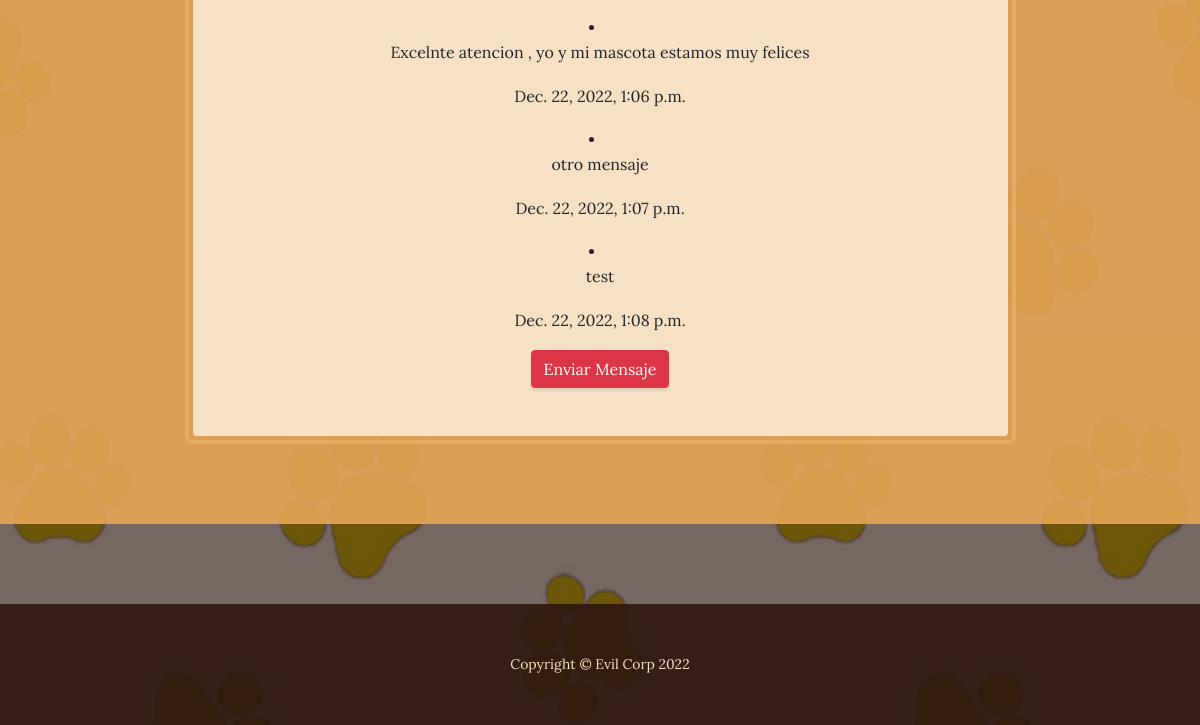
Before: /contacto/mensajes/list (lower part) with the older database file.
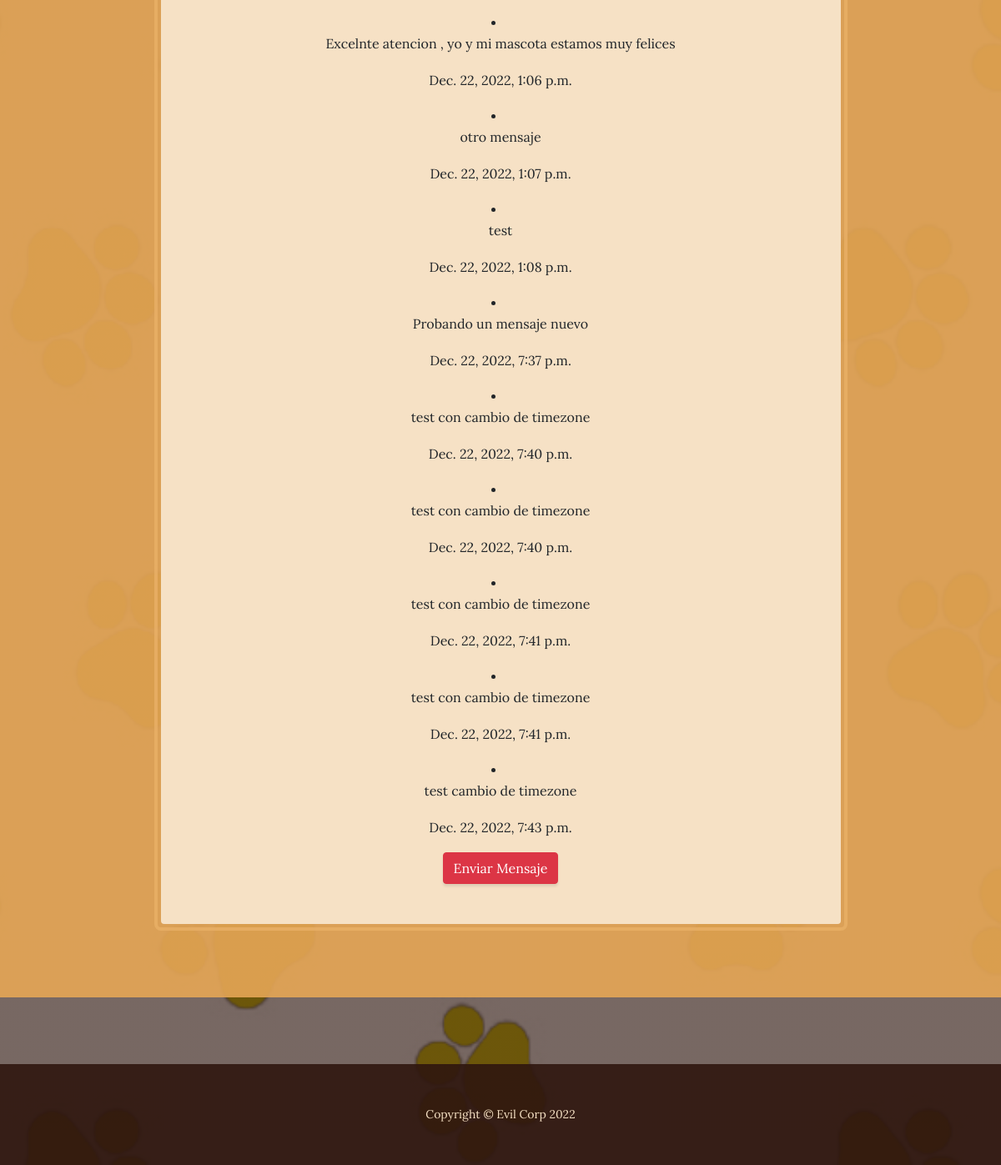
After: the same page with the newer database file.
### mensajes/models.py (models this page shows, shortened)
class Messaje(models.Model):
    id = models.AutoField(primary_key=True)
    mensaje = models.TextField(verbose_name= 'Mensaje', null=True)
    fecha = models.DateTimeField(auto_now_add=True)

### mensajes/views.py (the view)
# urls.py: path('mensajes/list', MessajeList.as_view(), name="mensaje-list"),
class MessajeList(ListView):
    model = Messaje
    template_name = "messaje_list.html"

### mensajes/templates/mensajes/messaje_list.html (shortened to what this page needs)
{% extends 'apptienda/base.html' %}
{% load static %}
{% block Contenido %}
{% if object_list %}
   {% for messaje in object_list %}
    <li>
      <p>{{messaje.mensaje}}</p>
      <p>{{messaje.fecha}}</p>
    </li>
    {% endfor %}
{% else %}
<p> Se el primero en dejar un mensaje! </p>
{% endif %}
<th>
    <a href="{% url 'mensaje-create' %}" class="btn btn-danger">
      Enviar Mensaje
    </a>
  </th>
{% endblock %}

### apptienda/templates/apptienda/base.html (shortened to what this page needs)
<!DOCTYPE html>
<html lang="en">
  {% load static %}
  <head>
    <link href="{% static 'css/styles.css'%}" rel="stylesheet" />
  </head>
  <body>
    <section class="page-section cta">
      <div class="container">
        <div class="row">
          <div class="col-xl-9 mx-auto">
            <div class="cta-inner bg-faded text-center rounded">
              {% block Contenido %}{% endblock %}
            </div>
          </div>
        </div>
      </div>
    </section>
    <footer class="footer text-faded text-center py-5">
      <div class="container">
        <p class="m-0 small">Copyright &copy; Evil Corp 2022</p>
      </div>
    </footer>
  </body>
</html>

Changed rows visible on the page:
added Messaje: mensaje "Probando un mensaje nuevo", fecha "Dec. 22, 2022, 7:37 p.m."
added Messaje: mensaje "test con cambio de timezone", fecha "Dec. 22, 2022, 7:40 p.m."
added Messaje: mensaje "test con cambio de timezone", fecha "Dec. 22, 2022, 7:40 p.m."
added Messaje: mensaje "test con cambio de timezone", fecha "Dec. 22, 2022, 7:41 p.m."
added Messaje: mensaje "test con cambio de timezone", fecha "Dec. 22, 2022, 7:41 p.m."
added Messaje: mensaje "test cambio de timezone", fecha "Dec. 22, 2022, 7:43 p.m."
